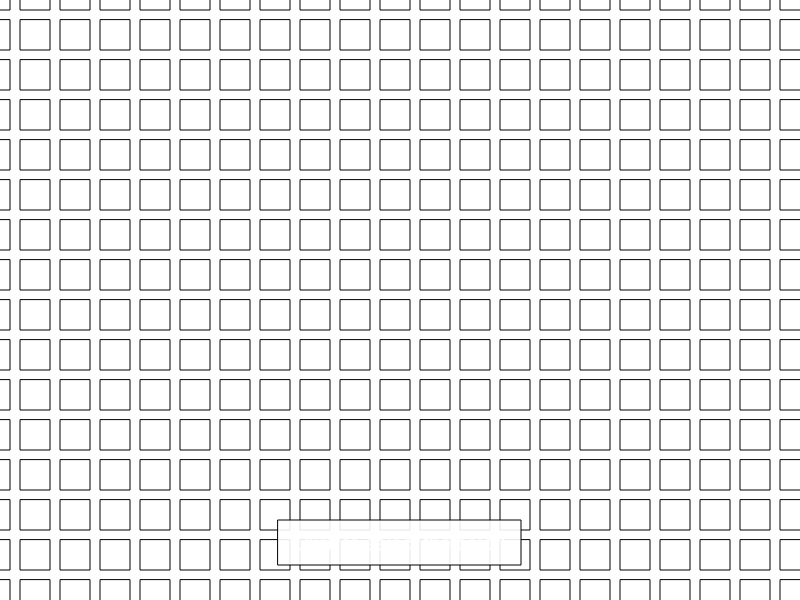
Frame 1 (no input)
Frame 60 (no input): identical to frame 1, image omitted
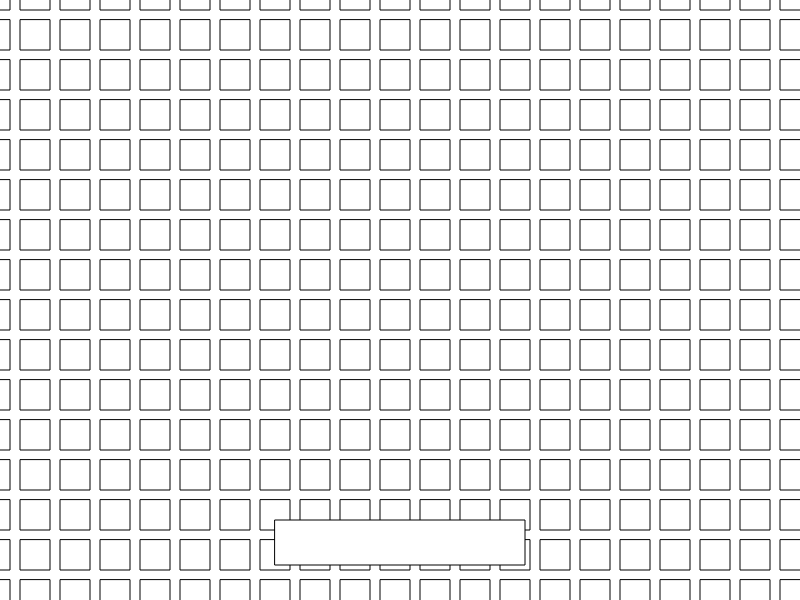
Frame 120 (the mouse pressed at the canvas centre since frame 60)

The p5.js sketch that drew these frames (run headless with seeded random() and noise() and a simulated clock; from frame 60 on, the mouse is pressed at the canvas centre):

// p5.js sketch
// ── sketch.js
var myH;
var myS;
var myB;
var state = true;

function setup() {
    createCanvas(800,600);
    colorMode(HSB, width);	
}

function draw() {
    
    if (state == true) {
    background(0,0,width);
        for(var x=-20; x<width; x += 40) {
            for(var y=-20; y<height; y += 40) {
                var myH = mouseX;
                var myS = mouseY;
                var myB = width;

                fill(myH,myS,myB);

                quad(x,y,x,y+30,x+30,y+30,x+30,y)
                
                
            }
        }
    push();
    fill(myH,myS,myB,width*0.9);
    rect(278, 520, 243, 45);
    fill(0,0,width);
    textSize(20);
    textAlign(CENTER);
    text('Click to select the color!', 400, 550);
    pop();
    } else {
    background(0,0,width);
        for(var x=-20; x<width; x += 40) {
            for(var y=-20; y<height; y += 40) {

                fill(myH,myS,myB);

                quad(x,y,x,y+30,x+30,y+30,x+30,y)
                
                
            }
        }
    push();
    fill(myH,myS,myB,width*0.9);
    rect(275, 520, 250, 45);
    fill(0,0,width);
    textSize(20);
    textAlign(CENTER);
    text('Click to change the color!', 400, 550);
    pop();
    }
    
}

function mousePressed() {
    if (state == true) {
        state=false;
    } else {
        state=true;
    }
}
